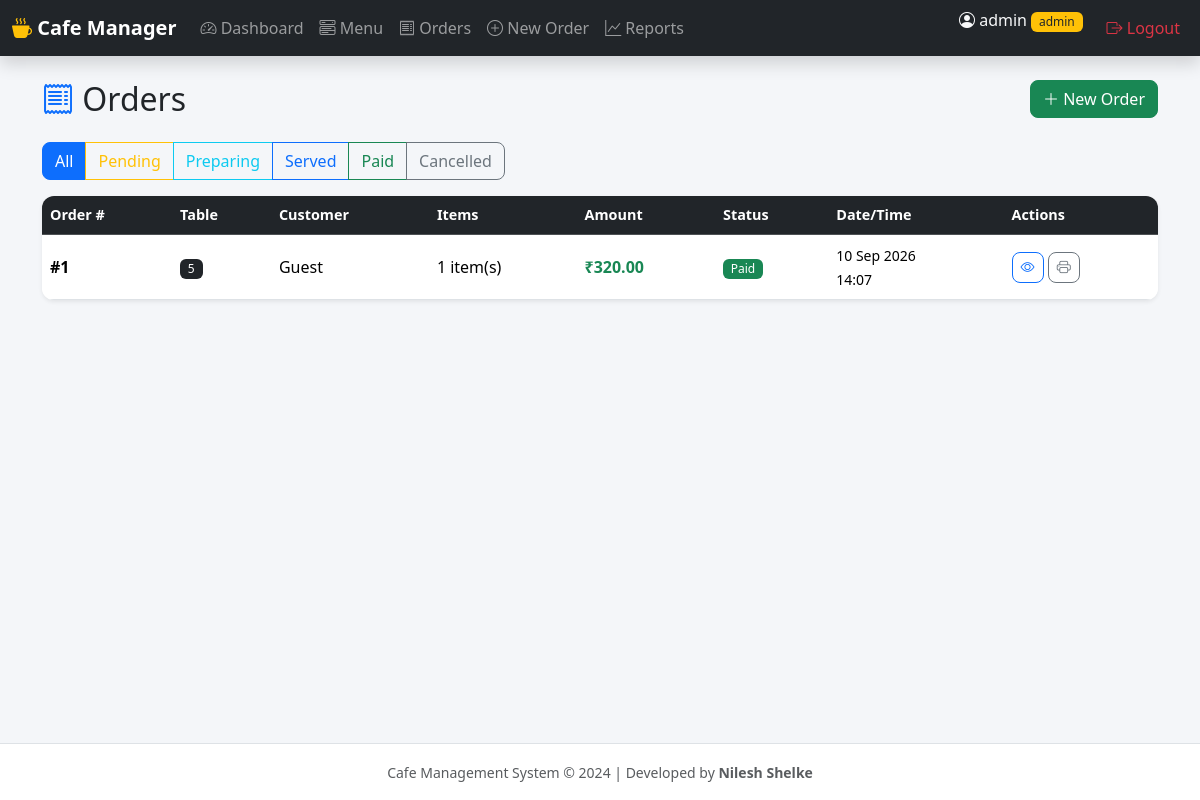
Page /orders (signed in) on the committed database.
### app.py (models this page shows)
class Order(db.Model):
    id = db.Column(db.Integer, primary_key=True)
    table_number = db.Column(db.String(20), nullable=False)
    customer_name = db.Column(db.String(100), default='Guest')
    status = db.Column(db.String(20), default='Pending')  # Pending, Preparing, Served, Paid, Cancelled
    total_amount = db.Column(db.Float, default=0.0)
    created_at = db.Column(db.DateTime, default=datetime.utcnow)
    updated_at = db.Column(db.DateTime, default=datetime.utcnow, onupdate=datetime.utcnow)
    items = db.relationship('OrderItem', backref='order', lazy=True, cascade='all, delete-orphan')

### app.py (the view)
@app.route('/orders')
@login_required
def orders():
    status_filter = request.args.get('status', 'all')
    if status_filter == 'all':
        all_orders = Order.query.order_by(Order.created_at.desc()).all()
    else:
        all_orders = Order.query.filter_by(status=status_filter).order_by(Order.created_at.desc()).all()
    return render_template('orders.html', orders=all_orders, status_filter=status_filter)

### app.py (called while the page is built)
def login_required(f):
    from functools import wraps
    @wraps(f)
    def decorated_function(*args, **kwargs):
        if 'user_id' not in session:
            flash('Please login to continue.', 'warning')
            return redirect(url_for('login'))
        return f(*args, **kwargs)
    return decorated_function

### templates/orders.html (shortened to what this page needs)
{% extends "base.html" %}
{% block content %}
<div class="container">
    <div class="d-flex justify-content-between align-items-center mb-4">
        <h2 class="mb-0"><i class="bi bi-receipt text-primary"></i> Orders</h2>
        <a href="{{ url_for('new_order') }}" class="btn btn-success">
            <i class="bi bi-plus-lg"></i> New Order
        </a>
    </div>
    <div class="mb-3">
        <div class="btn-group" role="group">
            <a href="{{ url_for('orders', status='all') }}" class="btn btn-{{ 'primary' if status_filter == 'all' else 'outline-primary' }}">All</a>
            <a href="{{ url_for('orders', status='Pending') }}" class="btn btn-{{ 'warning' if status_filter == 'Pending' else 'outline-warning' }}">Pending</a>
            <a href="{{ url_for('orders', status='Preparing') }}" class="btn btn-{{ 'info' if status_filter == 'Preparing' else 'outline-info' }}">Preparing</a>
            <a href="{{ url_for('orders', status='Served') }}" class="btn btn-{{ 'primary' if status_filter == 'Served' else 'outline-primary' }}">Served</a>
            <a href="{{ url_for('orders', status='Paid') }}" class="btn btn-{{ 'success' if status_filter == 'Paid' else 'outline-success' }}">Paid</a>
            <a href="{{ url_for('orders', status='Cancelled') }}" class="btn btn-{{ 'secondary' if status_filter == 'Cancelled' else 'outline-secondary' }}">Cancelled</a>
        </div>
    </div>
    <div class="card border-0 shadow-sm">
        <div class="card-body p-0">
            <div class="table-responsive">
                <table class="table table-hover mb-0 align-middle">
                    <thead class="table-dark">
                        <tr>
                            <th>Order #</th>
                            <th>Table</th>
                            <th>Customer</th>
                            <th>Items</th>
                            <th>Amount</th>
                            <th>Status</th>
                            <th>Date/Time</th>
                            <th>Actions</th>
                        </tr>
                    </thead>
                    <tbody>
                        {% for order in orders %}
                        <tr>
                            <td class="fw-bold">#{{ order.id }}</td>
                            <td><span class="badge bg-dark">{{ order.table_number }}</span></td>
                            <td>{{ order.customer_name }}</td>
                            <td>{{ order.items|length }} item(s)</td>
                            <td class="fw-bold text-success">₹{{ "%.2f"|format(order.total_amount) }}</td>
                            <td>
                                {% if order.status == 'Pending' %}
                                <span class="badge bg-warning text-dark">{{ order.status }}</span>
                                {% elif order.status == 'Preparing' %}
                                <span class="badge bg-info">{{ order.status }}</span>
                                {% elif order.status == 'Served' %}
                                <span class="badge bg-primary">{{ order.status }}</span>
                                {% elif order.status == 'Paid' %}
                                <span class="badge bg-success">{{ order.status }}</span>
                                {% else %}
                                <span class="badge bg-secondary">{{ order.status }}</span>
                                {% endif %}
                            </td>
                            <td>
                                <small>{{ order.created_at.strftime('%d %b %Y') }}<br>{{ order.created_at.strftime('%H:%M') }}</small>
                            </td>
                            <td>
                                <a href="{{ url_for('order_detail', order_id=order.id) }}" class="btn btn-sm btn-outline-primary">
                                    <i class="bi bi-eye"></i>
                                </a>
                                <a href="{{ url_for('print_bill', order_id=order.id) }}" class="btn btn-sm btn-outline-secondary" target="_blank">
                                    <i class="bi bi-printer"></i>
                                </a>
                            </td>
                        </tr>
                        {% else %}
                        <tr>
                            <td colspan="8" class="text-center text-muted py-5">No orders found.</td>
                        </tr>
                        {% endfor %}
                    </tbody>
                </table>
            </div>
        </div>
    </div>
</div>
{% endblock %}

### static/css/style.css (style rules this page uses)
body { background-color: #f4f6f9; min-height: 100vh; display: flex; flex-direction: column; }
.table th { font-weight: 600; font-size: 0.9rem; }
.card { border-radius: 12px; overflow: hidden; }
.btn { border-radius: 8px; }
.badge { font-weight: 500; }

### rows in the picture
Order: id "1", table_number "5", customer_name "Guest", items|length "1", total_amount "320.00", status "Paid", created_at "10 Sep 2026", created_at "14:07"

### other values in the picture
{{ session.get('username') }} "admin"
{{ session.get('role') }} "admin"
